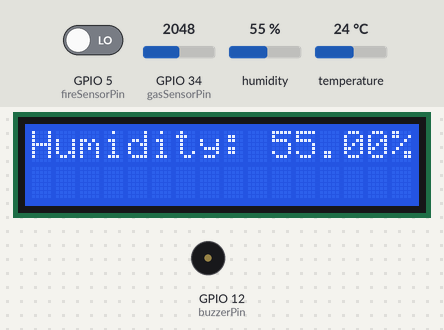
The sketch below on a simulated ESP32. Parts: 16×2 character LCD, buzzer (waves = sounding, pin HIGH). The test bench sets the inputs (shaded band); at power-on: GPIO 5 (fireSensorPin) LOW, temperature 24 °C, GPIO 34 (gasSensorPin) = 2048, humidity 55 %. WiFi joins after 1.5 s; servers stay silent unless stated; what the sketch prints to the serial monitor is not drawn.

Above: at 5.2 s.
5.3 s: GPIO 5 (fireSensorPin) driven HIGH
At 7.6 s:
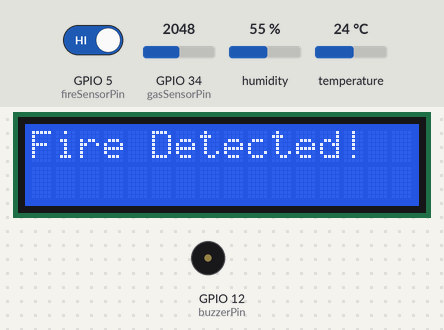
11.7 s: GPIO 5 (fireSensorPin) driven LOW
At 14.1 s:
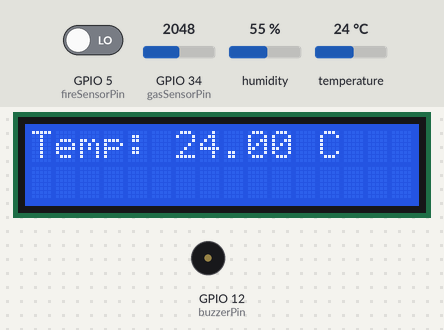
17.6 s: temperature set to 12 °C
At 23.7 s:
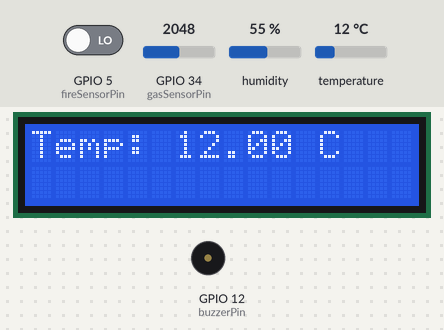
24.0 s: GPIO 34 (gasSensorPin) set to 2866
At 26.0 s:
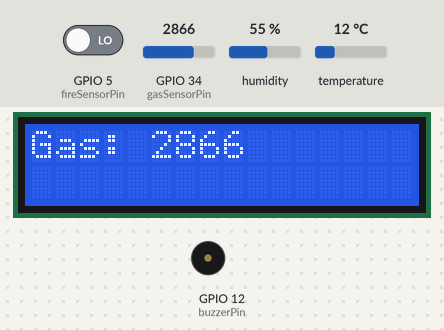
30.4 s: GPIO 34 (gasSensorPin) set to 3603
At 35.8 s:
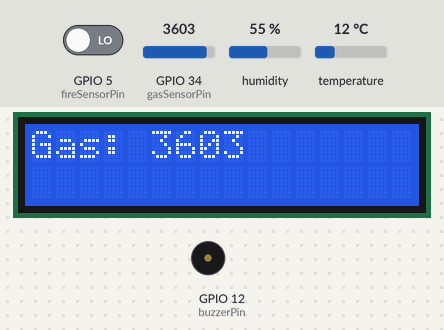
36.8 s: humidity set to 22 %
At 38.9 s:
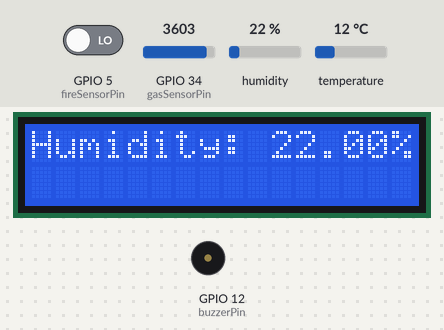
Timing chart, 0 to 40.4 s (numbered marks = the images above; inputs shaded):
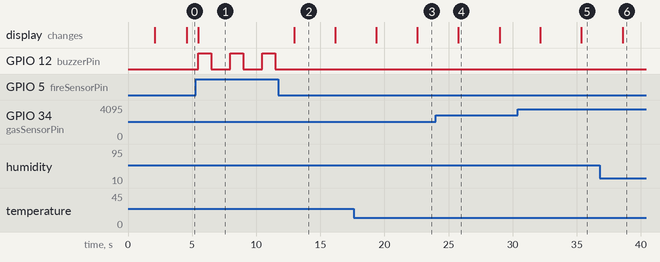

The sketch:

hack4earth_esp32_code.ino
```cpp
#include <Wire.h>
#include <LiquidCrystal_I2C.h>
#include <DHT.h>
#include <WiFi.h>
#include <FirebaseESP32.h>

#define WIFI_SSID "wifi_ssid"
#define WIFI_PASSWORD "wifi_password"

#define FIREBASE_HOST "https://airsense-ce82c-default-rtdb.firebaseio.com/"
#define FIREBASE_AUTH "######"

LiquidCrystal_I2C lcd(0x27, 16, 2);
const int gasSensorPin = 34;
#define DHTPIN 4
#define DHTTYPE DHT11
DHT dht(DHTPIN, DHTTYPE);
const int fireSensorPin = 5;
const int buzzerPin = 12;

unsigned long previousMillis = 0;
const long interval = 3000;

FirebaseData firebaseData;

void setup() {
  Serial.begin(115200);
  lcd.init();
  lcd.backlight();
  dht.begin();
  pinMode(fireSensorPin, INPUT);
  pinMode(buzzerPin, OUTPUT);
  digitalWrite(buzzerPin, LOW);

  lcd.setCursor(0, 0);
  lcd.print("Sensors Init...");
  delay(2000);
  lcd.clear();

  WiFi.begin(WIFI_SSID, WIFI_PASSWORD);
  while (WiFi.status() != WL_CONNECTED) {
    delay(1000);
    Serial.println("Connecting to WiFi...");
  }
  Serial.println("Connected to WiFi");

  Firebase.begin(FIREBASE_HOST, FIREBASE_AUTH);
}

void loop() {
  int gasValue = analogRead(gasSensorPin);
  Serial.print("Gas Value: ");
  Serial.println(gasValue);

  float humidity = dht.readHumidity();
  float temperature = dht.readTemperature();

  if (isnan(humidity) || isnan(temperature)) {
    lcd.setCursor(0, 0);
    lcd.print("Failed to read");
    lcd.setCursor(0, 1);
    lcd.print("from DHT sensor");
    return;
  }

  Firebase.setFloat(firebaseData, "/temperature", temperature);
  Firebase.setFloat(firebaseData, "/humidity", humidity);
  Firebase.setInt(firebaseData, "/gasValue", gasValue);

  int fireState = digitalRead(fireSensorPin);

  if (fireState == HIGH) {
    lcd.clear();
    lcd.setCursor(0, 0);
    lcd.print("Fire Detected!");
    digitalWrite(buzzerPin, HIGH);
    delay(1000);
    digitalWrite(buzzerPin, LOW);
    delay(1000);
  } else {
    unsigned long currentMillis = millis();
    static int displayState = 0;

    if (currentMillis - previousMillis >= interval) {
      previousMillis = currentMillis;
      lcd.clear();

      switch (displayState) {
        case 0:
          lcd.setCursor(0, 0);
          lcd.print("Humidity: ");
          lcd.print(humidity);
          lcd.print("%  ");
          break;
        case 1:
          lcd.setCursor(0, 0);
          lcd.print("Temp: ");
          lcd.print(temperature);
          lcd.print(" C   ");
          break;
        case 2:
          lcd.setCursor(0, 0);
          lcd.print("Gas: ");
          lcd.print(gasValue);
          lcd.print("    ");
          break;
      }

      displayState = (displayState + 1) % 3;
    }
  }
}
```

Measured:
- after the input at 5.3 s, GPIO 12 (buzzerPin): alternates HIGH for 1.0 s and LOW for 1.5 s, starting after 0.19 s; the display: changes after 0.19 s (image 1)
- after the input at 11.7 s, GPIO 12 (buzzerPin): stops changing and stays LOW; the display: changes after 1.3 s (image 2)
- what the display in image 2 shows lasts 3.2 s, from 13.0 s to 16.2 s
